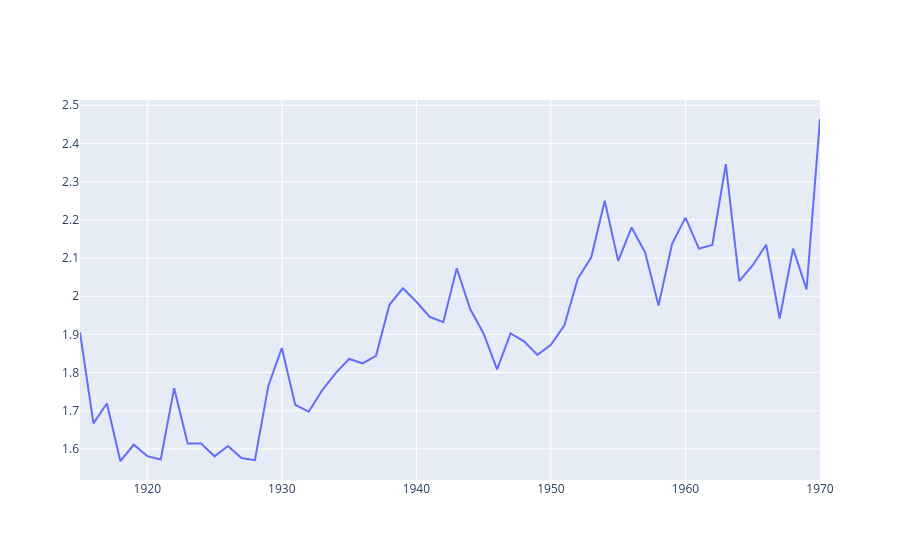

This figure's notebook cell:
### Code cell
data = [
    go.Scatter(
        x=g.index,
        y=g['avg_faces_per_frame']['mean'],
        name='Avg Pct'
    )
]
fig = go.Figure(data=data)
fig.show()
